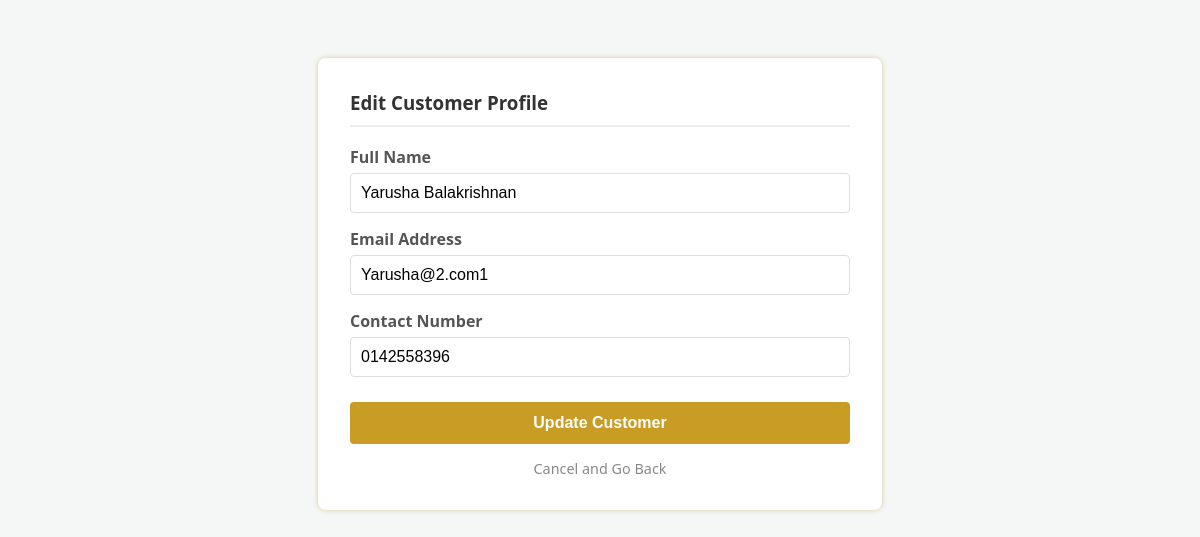
The app's page /edit_customer.php?id=16 with its own data.
### tables this page shows
CREATE TABLE `customer` (
  `id` int(11) NOT NULL,
  `username` varchar(50) NOT NULL,
  `cust_name` varchar(100) NOT NULL,
  `cust_email` varchar(255) NOT NULL,
  `contact_number` varchar(20) DEFAULT NULL,
  `password_hash` varchar(255) NOT NULL,
  `created_at` timestamp NOT NULL DEFAULT current_timestamp()
);

### edit_customer.php (the view, shortened to what this page needs)
<?php
require_once "db.php";
$customer = null;
if (isset($_GET['id']) && ctype_digit($_GET['id'])) {
    $id = (int)$_GET['id'];
    $stmt = $conn->prepare("SELECT * FROM customer WHERE id = ?");
    $stmt->bind_param("i", $id);
    $stmt->execute();
    $result = $stmt->get_result();
    $customer = $result->fetch_assoc();
}
?>
<!DOCTYPE html>
<html lang="en">
<head>
    <link rel="stylesheet" href="customer.css">
</head>
<body>
<div class="main-content">
    <h3>Edit Customer Profile</h3>
    <?php if (!$customer): ?>
        <div style="text-align:center;">
            <p style="color:#b00;">Customer not found or invalid ID.</p>
            <a href="customers.php">Back to List</a>
        </div>
    <?php else: ?>
        <form method="post" action="" onsubmit="return confirm('Save these changes?');">
            <label for="cust_name">Full Name</label>
            <input type="text" id="cust_name" name="cust_name"
                   value="<?= htmlspecialchars($customer['cust_name'] ?? ''); ?>" required>
            <label for="cust_email">Email Address</label>
            <input type="email" id="cust_email" name="cust_email"
                   value="<?= htmlspecialchars($customer['cust_email'] ?? ''); ?>" required>
            <label for="contact_number">Contact Number</label>
            <input type="text" id="contact_number" name="contact_number"
                   value="<?= htmlspecialchars($customer['contact_number'] ?? ''); ?>" required>
            <button type="submit" name="update_customer">Update Customer</button>
            <a href="customers.php" class="cancel-link">Cancel and Go Back</a>
        </form>
    <?php endif; ?>
</div>
</body>
</html>

### customer.css (style rules this page uses)
body { font-family: 'Segoe UI', Tahoma, Geneva, Verdana, sans-serif; background-color: #f4f7f6; display: flex; justify-content: center; padding-top: 50px; }
.main-content { background: #fff; padding: 2rem; border-radius: 8px; box-shadow: 0 0 5px rgba(184, 134, 11, 0.4); width: 100%; max-width: 500px; }
h3 { margin-top: 0; color: #333; border-bottom: 2px solid #eee; padding-bottom: 10px; }
label { display: block; margin-bottom: 5px; font-weight: 600; color: #555; margin-top: 15px; }
input[type="text"], input[type="email"] { width: 100%; padding: 10px; border: 1px solid #ddd; border-radius: 4px; box-sizing: border-box; font-size: 1rem; }
button { margin-top: 25px; width: 100%; background-color: #c99c23; color: white; padding: 12px; border: none; border-radius: 4px; cursor: pointer; font-size: 1rem; font-weight: bold; transition: background 0.3s ease; }
.cancel-link { display: block; text-align: center; margin-top: 15px; color: #888; text-decoration: none; font-size: 0.9rem; }

### records on screen
customer: cust_name "Yarusha Balakrishnan", cust_email "Yarusha@2.com1", contact_number "0142558396"
